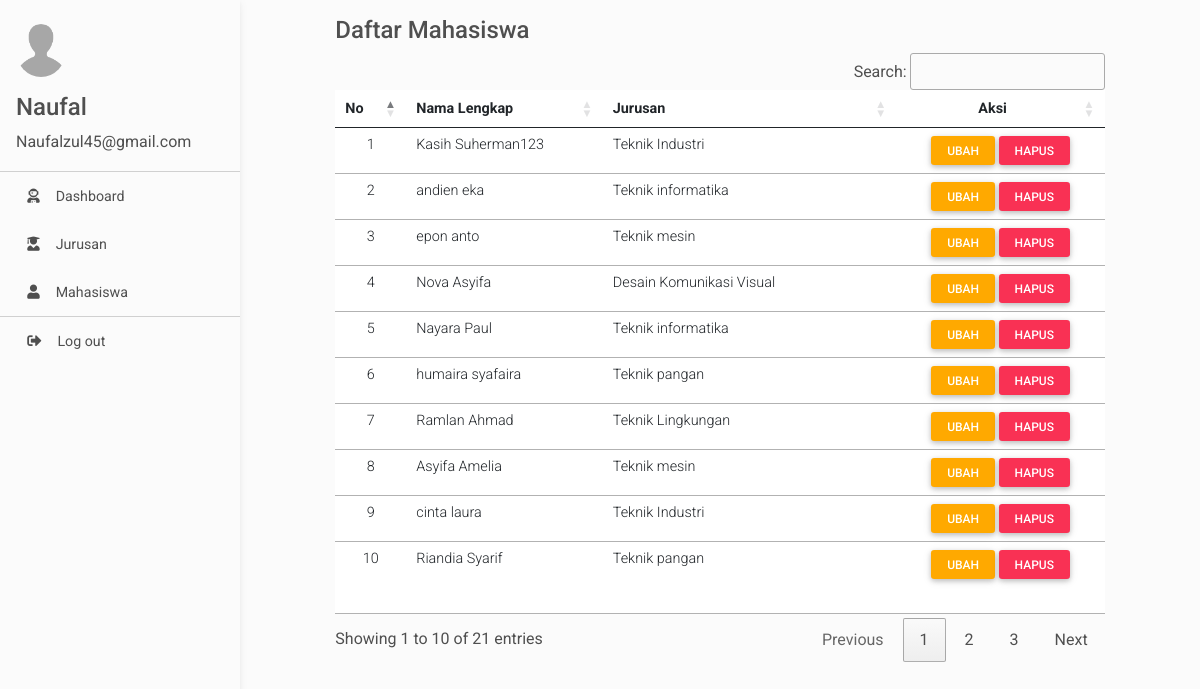
Screenshot of /admin/ (signed in) with the database file from the repository.
### tables this page shows
CREATE TABLE `pengguna` (
  `id` int(11) NOT NULL,
  `jurusan_id` int(11) DEFAULT NULL,
  `nama_depan` varchar(25) NOT NULL,
  `nama_belakang` varchar(30) NOT NULL,
  `email` varchar(25) NOT NULL,
  `password` varchar(25) NOT NULL,
  `no_telepon` varchar(15) NOT NULL,
  `level` enum('Admin','Pengguna') DEFAULT NULL
);

CREATE TABLE `jurusan` (
  `id` int(11) NOT NULL,
  `nama` varchar(30) NOT NULL,
  `deskripsi` varchar(500) NOT NULL,
  `prospek_kerja` varchar(500) NOT NULL,
  `gambar` varchar(500) NOT NULL
);

### admin/index.php (the view, shortened to what this page needs)
<?php
  require('../config/database.php');
  $sql = "SELECT pengguna.*, jurusan.nama AS nama_jurusan FROM `pengguna` INNER JOIN jurusan
  ON pengguna.jurusan_id = jurusan.id WHERE level = 'Pengguna'";
  $pengguna = mysqli_query($DB_CONNECTION, $sql);
?>
<html lang="en"><head>
    <link rel="stylesheet" href="https://use.fontawesome.com/releases/v5.11.2/css/all.css">
    <link rel="stylesheet" href="../css/admin/index.css">
    <link rel="stylesheet" href="../css/admin/index2.css">
    <link rel="stylesheet" href="//cdn.datatables.net/1.13.4/css/jquery.dataTables.min.css">
    <link rel="stylesheet" href="https://cdn.datatables.net/buttons/2.3.6/css/buttons.dataTables.min.css">
</head>
  <body>
    <div id="full-screen-example" class="sidenav bg-light sidenav-dark" data-color="dark" data-mode="side" data-hidden="false" data-scroll-container="#scrollContainer" style="width: 240px; height: 100vh; position: fixed; transition: all 0.3s linear 0s; transform: translateX(0%);">
      <div class="mt-4">
        <div id="header-content" class="pl-3">
          <img  src="../img/default.png" alt="avatar" class="rounded-circle img-fluid mb-3" style="max-width: 50px;">
          <h4>
            <span style="white-space: nowrap;"><?= $_SESSION['nama_depan']; ?></span>
          </h4>
          <p><?= $_SESSION['email']; ?></p>
        </div>
        <hr class="mb-0">
      </div>
      <div id="scrollContainer" class="ps ps--active-y" style="max-height: calc(100% - 245px); position: relative;">
        <ul class="sidenav-menu">
          <li class="sidenav-item">
            <a class="sidenav-link ripple-surface" href="index.php" tabindex="1"> <i class="fas fa-user-astronaut pr-3"></i>Dashboard</a>
          </li>
          <li class="sidenav-item">
            <a class="sidenav-link ripple-surface" href="jurusan.php" tabindex="1"> <i class="fas fa-user-graduate pr-3"></i>Jurusan</a>
          </li>
          <li class="sidenav-item">
            <a class="sidenav-link ripple-surface" href="mahasiswa.php" tabindex="1"> <i class="fas fa-user pr-3"></i>Mahasiswa</a>
          </li>
        </ul>
        <hr class="m-0">
        <ul class="sidenav-menu">
          <li class="sidenav-item">
            <a class="sidenav-link ripple-surface" tabindex="1" href="logout.php"> <i class="fas fa-sign-out-alt pr-3"></i>Log out</a>
          </li>
        </ul>
      </div>
    </div>
    <div class="mdb-page-content page-intro bg-light">
      <div class="container-fluid py-3">
        <div class="row">
          <div class="col-10 m-auto">
            <h4>Daftar Mahasiswa</h4>
          </div>
          <div class="col-10 m-auto">
            <table class="table" id="myTable">
              <thead>
                <tr>
                  <th scope="col">No</th>
                  <th scope="col">Nama Lengkap</th>
                  <th scope="col">Jurusan</th>
                  <th scope="col" class="text-center">Aksi</th>
                </tr>
              </thead>
              <tbody>
                <?php
                    $i = 1;
                    while($data = mysqli_fetch_array($pengguna)) {
                ?>
                    <tr>
                        <td class="text-center"><?php echo $i++; ?></td>
                        <td><?php echo $data['nama_depan']; ?> <?php echo $data['nama_belakang']; ?></td>
                        <td><?php echo $data['nama_jurusan']; ?></td>
                        <td class="text-center">
                            <a href="edit-mahasiswa.php?id=<?php echo $data['id']; ?>" class="btn btn-warning btn-sm">Ubah</a>
                            <a href="hapus-mahasiswa.php?id=<?php echo $data['id']; ?>" class="btn btn-danger btn-sm confirm">Hapus</a>
                        </td>
                    </tr>
                <?php
                    }
                ?>
              </tbody>
            </table>
          </div>
        </div>
      </div>
    </div>
</body></html>

### admin/index.php (style rules this page uses)
.page-intro { background-color: white; width: 100vw; min-height: 100vh; }
img { max-width: 80%; }
.mdb-page-content { padding-left: 240px; transition: padding 0.3s linear; }

### rows the page displays
pengguna: nama_depan "Kasih", nama_belakang "Suherman123", jurusan.nama "Teknik Industri"
pengguna: nama_depan "andien", nama_belakang "eka", jurusan.nama "Teknik informatika"
pengguna: nama_depan "epon", nama_belakang "anto", jurusan.nama "Teknik mesin"
pengguna: nama_depan "Nova", nama_belakang "Asyifa", jurusan.nama "Desain Komunikasi Visual"
pengguna: nama_depan "Nayara", nama_belakang "Paul", jurusan.nama "Teknik informatika"
pengguna: nama_depan "humaira", nama_belakang "syafaira", jurusan.nama "Teknik pangan"
pengguna: nama_depan "Ramlan", nama_belakang "Ahmad", jurusan.nama "Teknik Lingkungan"
pengguna: nama_depan "Asyifa", nama_belakang "Amelia", jurusan.nama "Teknik mesin"
pengguna: nama_depan "cinta", nama_belakang "laura", jurusan.nama "Teknik Industri"
pengguna: nama_depan "Riandia", nama_belakang "Syarif", jurusan.nama "Teknik pangan"

### other values shown
$_SESSION['nama_depan'] "Naufal"
$_SESSION['email'] "Naufalzul45@gmail.com"
